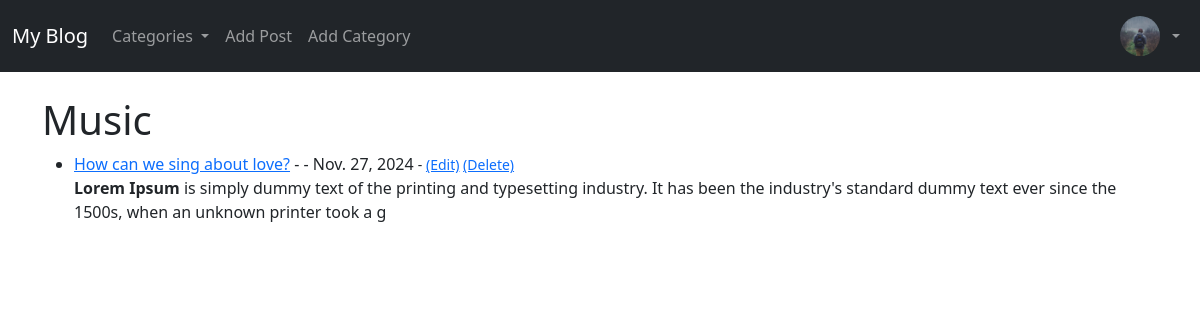
/category/music/ (signed in), run on the app's committed database.
### blog/models.py (models this page shows, shortened)
class Profile(models.Model):
    user = models.OneToOneField(User, null=True, on_delete=models.CASCADE)
    bio = models.TextField()
    profile_pic = models.ImageField(null=True, blank=True, upload_to="images/profile/")
    website_url = models.CharField(max_length=255, null=True, blank=True)
    facebook_url = models.CharField(max_length=255, null=True, blank=True)
    twitter_url = models.CharField(max_length=255, null=True, blank=True)
    instagram_url = models.CharField(max_length=255, null=True, blank=True)
    pinterest_url = models.CharField(max_length=255, null=True, blank=True)

class Post(models.Model):
    title = models.CharField(max_length=255)
    header_image = models.ImageField(null=True, blank=True, upload_to="images/")
    title_tag = models.CharField(max_length=255)
    author = models.ForeignKey(User, on_delete=models.CASCADE)
    body = RichTextField(blank=True, null=True)
    post_date = models.DateField(auto_now_add=True)
    category = models.CharField(max_length=255, default='coding')
    snippet = models.CharField(max_length=255)
    likes = models.ManyToManyField(User, related_name='blog_posts')

### blog/views.py (the view)
# urls.py: path('category/<str:cats>/', views.category_view, name='category'),
def category_view(request, cats):
    category_name = cats.replace('-', ' ').title()
    category_posts = Post.objects.filter(category__iexact=category_name)
    return render(request, 'categories.html', {
        'cats': category_name,
        'category_posts': category_posts,
    })

### blog/context_processors.py (called while the page is built)
def category_list(request):
    cat_menu_list = Category.objects.all()
    return {'cat_menu_list': cat_menu_list}

### blog/templates/categories.html (shortened to what this page needs)
{% extends 'base.html' %}
{% block content %}
{% if category_posts %}
    <h1>{{ cats }}</h1>
    <ul>
    {% for post in category_posts %}
        <li>
            <a href="{% url 'article-detail' post.pk %}">{{ post.title }}</a>
            - {{ post.author.first_name }} {{ post.author.last_name }}
            - {{ post.post_date }}
            <small>
                {% if user.is_authenticated %}
                - <a href="{% url 'update_post' post.pk %}">(Edit)</a>
                <a href="{% url 'delete_post' post.pk %}">(Delete)</a>
                {% endif %}
            </small>
            <br/>
            {{ post.body|slice:":200"|safe }}
        </li>
    {% endfor %}
    </ul>
{% else %}
    <h2>This page does not exist.</h2>
{% endif %}
{% endblock %}

### blog/templates/base.html (shortened to what this page needs)
{% load static %}
<!doctype html>
<html lang="en">
  <head>
    <link href="https://cdn.jsdelivr.net/npm/bootstrap@5.1.0/dist/css/bootstrap.min.css" rel="stylesheet">
  </head>
  <body>
    <nav class="navbar navbar-expand-lg navbar-dark bg-dark">
  <div class="container-fluid">
    <a class="navbar-brand" href="{% url 'home' %}">My Blog</a>
    <div class="collapse navbar-collapse" id="navbarSupportedContent">
      <ul class="navbar-nav me-auto mb-2 mb-lg-0">
      <li class="nav-item dropdown">
        <a class="nav-link dropdown-toggle" href="#" id="navbarDropdown" role="button" data-bs-toggle="dropdown" aria-expanded="false">
          Categories
        </a>
    </li>
          {% if user.is_authenticated %}
              <li class="nav-item">
                  <a class="nav-link" href="{% url 'add_post' %}">Add Post</a>
              </li>
              <li class="nav-item">
                  <a class="nav-link" href="{% url 'add_category' %}">Add Category</a>
              </li>
          {% endif %}
      </ul>
      {% if user.is_authenticated %}
      <ul class="navbar-nav ml-auto">
          <li class="nav-item dropdown">
              <a class="nav-link dropdown-toggle d-flex align-items-center" href="#" id="navbarDropdown" role="button" data-bs-toggle="dropdown" aria-expanded="false">
                  {% if user.profile.profile_pic %}
                      <img src="{{ user.profile.profile_pic.url }}" alt="Profile" class="rounded-circle" style="width: 40px; height: 40px; object-fit: cover;">
                  {% else %}
                      <img src="{% static 'blog/images/default_profile.png' %}" alt="Profile" class="rounded-circle" style="width: 40px; height: 40px; object-fit: cover;">
                  {% endif %}
              </a>
          </li>
      </ul>
  {% endif %}
    </div>
  </div>
</nav>
    <br/>
    <div class="container">
    {% block content %}
    {% endblock %}
    </div>
  </body>
</html>

### data on the page
Post: title "How can we sing about love?", post_date "Nov. 27, 2024", body "Lorem Ipsum is simply dummy text of the printing and typesetting industry. It has been the industry's standard dummy text ever since the 1500s, when an unknown printer took a g"

### other printed values
{{ cats }} "Music"
